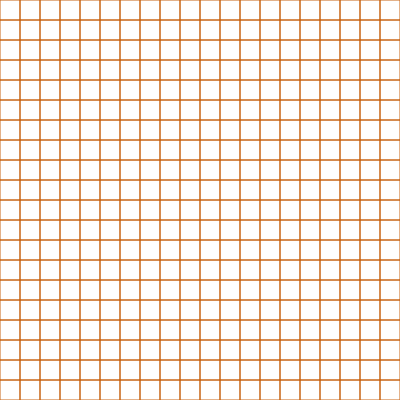
Frame 1 (no input)
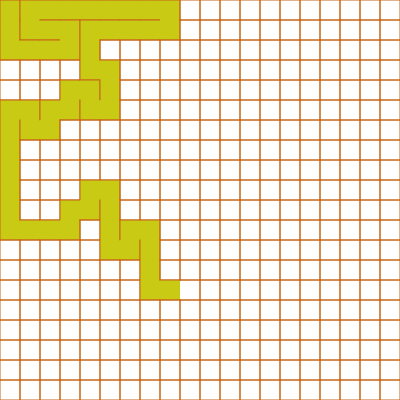
Frame 60 (no input)
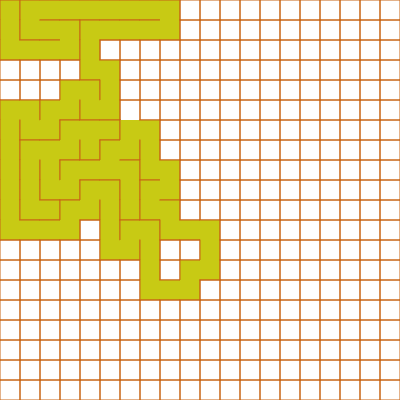
Frame 120 (the mouse pressed at the canvas centre since frame 60)

The p5.js sketch that drew these frames (run headless with seeded random() and noise() and a simulated clock; from frame 60 on, the mouse is pressed at the canvas centre):

// p5.js sketch
// ── sketch.js
const w = 400;
const h = 400;
const cells = 20;
const gap = w / cells;
const grid = [];
class Wall {
  constructor(i, j) {
    this.i = i;
    this.j = j;
    this.top = true;
    this.bottom = true;
    this.left = true;
    this.right = true;
    this.visited = false;
  }
  show() {
    if (this.visited) {
      noStroke();
      fill(200, 202, 20);
      rect(this.i * gap, this.j * gap, gap, gap);
    }
    strokeWeight(1);
    stroke(200, 100, 20);
    if (this.top) {
      line(this.i * gap, this.j * gap, this.i * gap + gap, this.j * gap);
    }
    if (this.bottom) {
      line(
        this.i * gap,
        this.j * gap + gap,
        this.i * gap + gap,
        this.j * gap + gap
      );
    }
    if (this.left) {
      line(this.i * gap, this.j * gap, this.i * gap, this.j * gap + gap);
    }
    if (this.right) {
      line(
        this.i * gap + gap,
        this.j * gap,
        this.i * gap + gap,
        this.j * gap + gap
      );
    }
  }
  getNeighbors(grid) {
    const neighs = [];
    if (
      this.i + 1 >= 0 &&
      this.i + 1 < cells &&
      this.j >= 0 &&
      this.j < cells &&
      !grid[this.i + 1][this.j].visited
    ) {
      neighs.push(grid[this.i + 1][this.j]);
    }
    if (
      this.i >= 0 &&
      this.i < cells &&
      this.j + 1 >= 0 &&
      this.j + 1 < cells &&
      !grid[this.i][this.j + 1].visited
    ) {
      neighs.push(grid[this.i][this.j + 1]);
    }
    if (
      this.i - 1 >= 0 &&
      this.i - 1 < cells &&
      this.j >= 0 &&
      this.j < cells &&
      !grid[this.i - 1][this.j].visited
    ) {
      neighs.push(grid[this.i - 1][this.j]);
    }
    if (
      this.i >= 0 &&
      this.i < cells &&
      this.j - 1 >= 0 &&
      this.j - 1 < cells &&
      !grid[this.i][this.j - 1].visited
    ) {
      neighs.push(grid[this.i][this.j - 1]);
    }
    return neighs;
  }
}
const path = [];
function setup() {
  createCanvas(w, h);
  for (let i = 0; i < cells; i++) {
    const gri = [];
    for (let j = 0; j < cells; j++) {
      gri.push(new Wall(i, j));
    }
    grid.push(gri);
  }
  for (let i = 0; i < cells; i++) {
    for (let j = 0; j < cells; j++) {
      grid[i][j].show();
    }
  }
  path.push(grid[0][0]);
}
let finished = false
function draw() {
  if (!finished) {
    background(255);
    for (let i = 0; i < cells; i++) {
      for (let j = 0; j < cells; j++) {
        grid[i][j].show();
      }
    }
    if (path.length > 0) {
      const a = path[path.length - 1];
      const neighbors = a.getNeighbors(grid);
      a.visited = true;
      const next = neighbors[Math.floor(Math.random() * neighbors.length)];
      if (next) {
        let dx = next.i - a.i;
        let dy = next.j - a.j;
        if (dy == 1) {
          a.bottom = false;
          next.top = false;
        }
        if (dy == -1) {
          a.top = false;
          next.bottom = false;
        }
        if (dx == 1) {
          a.right = false;
          next.left = false;
        }
        if (dx == -1) {
          a.left = false;
          next.right = false;
        }
        path.push(next);
      } else {
        if (path.length > 0) {
          path.pop();
        } else {
          console.log("finished");
          finished = true
          noLoop();
        }
      }
      
    }
    else{
      finished =true
      noLoop()
    }
  } else {
    noLoop();
  }
}

// ── style.css
* {
    margin: 0;
    padding: 0;
    box-sizing: border-box;
}

canvas {
    position: fixed;
    top: 50%;
    left: 50%;
    transform: translate(-50%, -50%);
}
